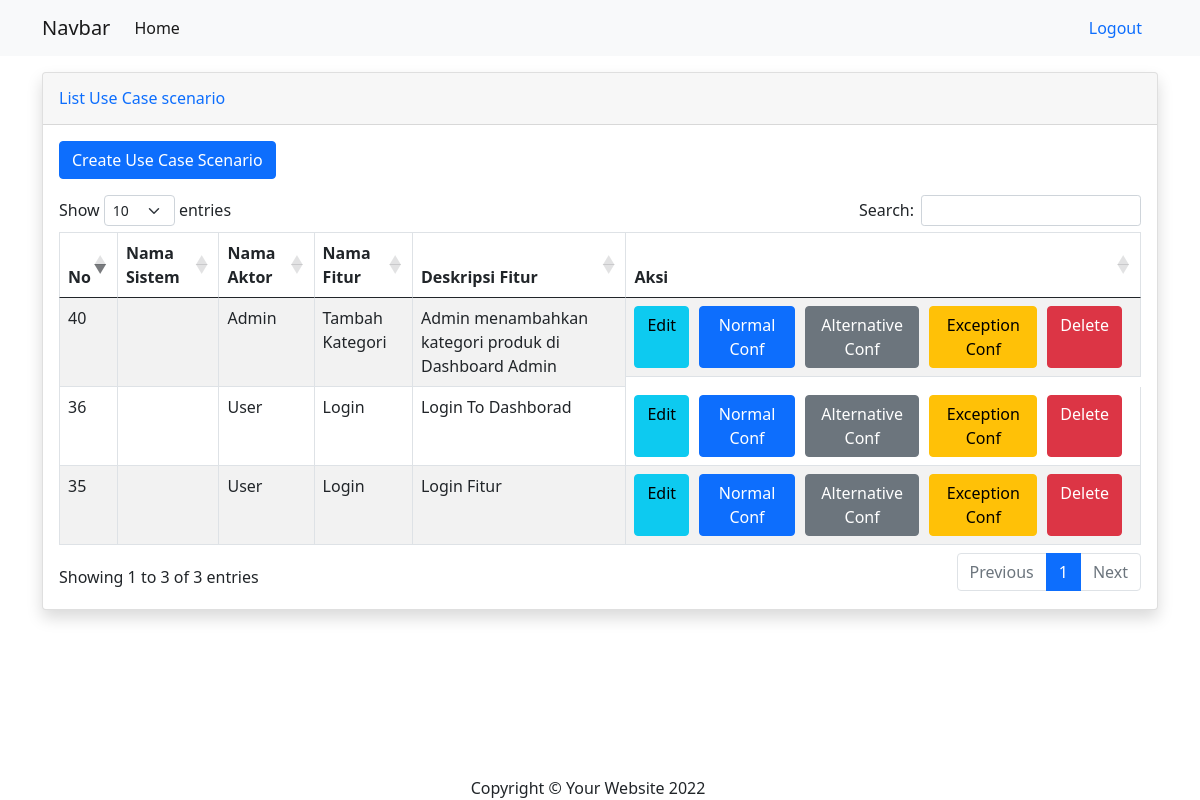
Before: /showUseCaseScenario/ (signed in) with the older database file.
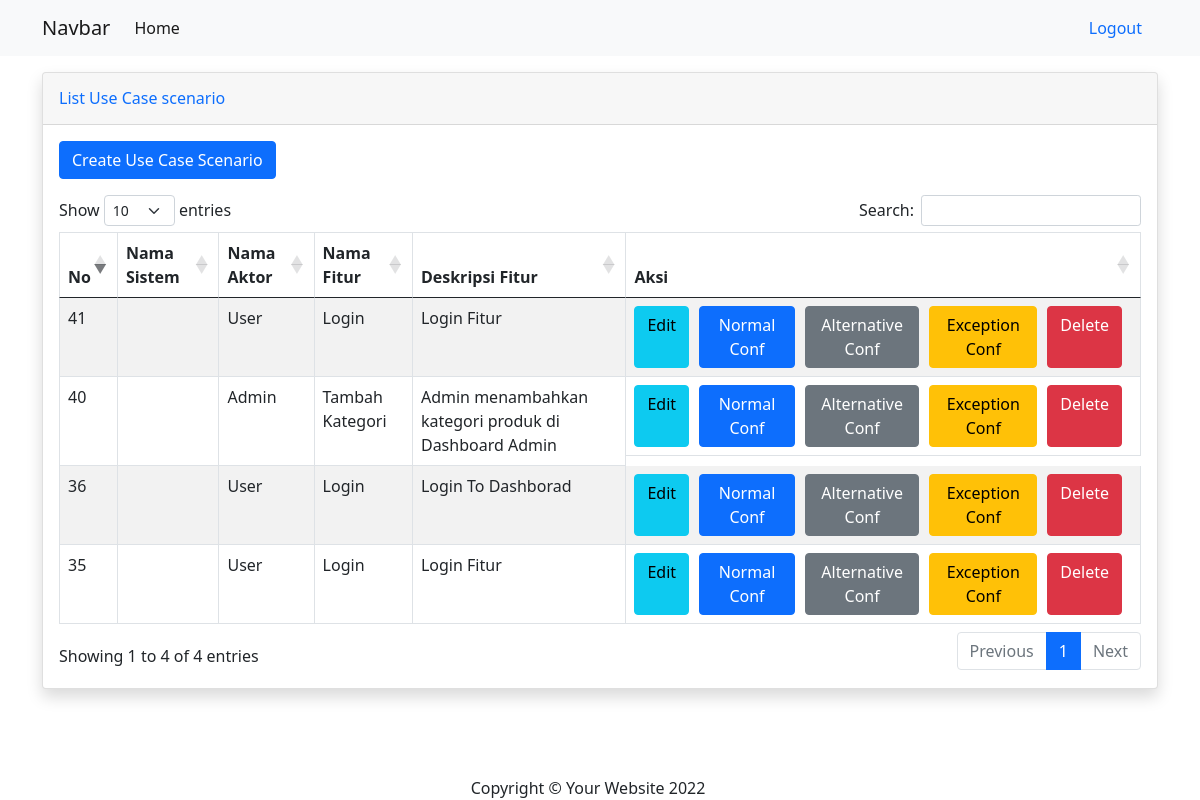
After: the same page with the newer database file.
### mainApp/models.py (models this page shows)
class UseCaseScenario(models.Model):
    actor = models.CharField(max_length=200,null=True)
    feature = models.CharField(max_length=200,null=True)
    feature_description = models.CharField(max_length=200,null=True)
    pre_condition = models.CharField(max_length=200,null=True)
    post_condition = models.CharField(max_length=200,null=True)
    normal_element = models.TextField(null=True)
    alternative_element = models.TextField(null=True)
    exception_element = models.TextField(null=True)
    normal_salt = models.TextField(null=True)
    alternative_salt = models.TextField(null=True)
    exception_salt = models.TextField(null=True)
    created_at = models.DateTimeField(auto_now_add=True, null=True)
    updated_at = models.DateTimeField(auto_now=True, null=True)

### mainApp/views.py (the view)
# urls.py: path('showUseCaseScenario/', views.showUseCaseScenario , name="showUseCaseScenario"),
@login_required(login_url='login')
def showUseCaseScenario(request):
    allUcs = UseCaseScenario.objects.order_by('-id').all()
    context={"allUcs":allUcs}
    return render(request,'mainApp/showUseCaseScenario.html',context)

### mainApp/templates/mainApp/showUseCaseScenario.html (shortened to what this page needs)
{% extends 'mainApp/main.html' %}
{% block content %}
<div class="row row-datatable">
    <div class="col">
        <div class="card shadow mb-4">
            <div class="card-header py-3 d-flex flex-row align-items-center justify-content-between">
                <h6 class="m-0 font-weight-bold text-primary">List Use Case scenario</h6>
            </div>
            <div class="card-body">
                <a href="/useCaseScenario/" role="button" class="btn btn-primary mb-3">Create Use Case Scenario</a>
                <table id="dataTable" class="table table-striped table-bordered" style="width:100%">
                    <thead>
                        <tr>
                            <th>No</th>
                            <th>Nama Sistem</th>
                            <th>Nama Aktor</th>
                            <th>Nama Fitur</th>
                            <th>Deskripsi Fitur</th>
                            <th>Aksi</th>
                        </tr>
                    </thead>
                    <tbody>
                        {% for ucs in allUcs %}
                        <tr>
                            <td>{{ ucs.id }}</td>
                            <td>{{ ucs.sistem }}</td>
                            <td>{{ ucs.actor }}</td>
                            <td>{{ ucs.feature }}</td>
                            <td>{{ ucs.feature_description }}</td>
                            <td class="d-flex justify-content-center">
                                <a href="/formEditUCS/{{ ucs.id }}/" role="button" class="btn btn-info" style="margin-right: 10px;">Edit</a>
                                <a href="/layoutElement/normal/{{ ucs.id }}" role="button" class="btn btn-primary" style="margin-right: 10px;">Normal Conf</a>
                                <a href="/layoutElement/alternative/{{ ucs.id }}" role="button" class="btn btn-secondary" style="margin-right: 10px;">Alternative Conf</a>
                                <a href="/layoutElement/exception/{{ ucs.id }}" role="button" class="btn btn-warning" style="margin-right: 10px;">Exception Conf</a>
                                <a href="#" role="button" class="btn btn-danger" style="margin-right: 10px;">Delete</a>
                            </td>
                        </tr>
                        {% endfor %}
                    </tbody>
                </table>
            </div>
        </div>
    </div>
</div>
{% endblock %}

### mainApp/templates/mainApp/main.html (shortened to what this page needs)
{% load static %}
<!DOCTYPE html>
<html lang="en">
<head>
    <link href="{% static '/vendor/fontawesome-free/css/all.min.css' %}" rel="stylesheet" type="text/css">
    <link rel="stylesheet" href="https://cdnjs.cloudflare.com/ajax/libs/twitter-bootstrap/5.1.3/css/bootstrap.min.css">
    <link rel="stylesheet" href="https://cdn.datatables.net/1.12.0/css/dataTables.bootstrap5.min.css">
    <link href="https://cdn.jsdelivr.net/npm/bootstrap@5.0.2/dist/css/bootstrap.min.css" rel="stylesheet"
>
    <link rel="stylesheet" href="https://cdnjs.cloudflare.com/ajax/libs/jquery-confirm/3.3.2/jquery-confirm.min.css">
</head>
<body id="page-top">
    <div id="wrapper">
        <div id="content-wrapper" class="d-flex flex-column">
            <div id="content">
                <nav class="navbar navbar-expand-lg navbar-light bg-light mb-3">
                    <div class="container">
                        <a class="navbar-brand" href="#">Navbar</a>
                        <div class="collapse navbar-collapse" id="navbarSupportedContent">
                            <ul class="navbar-nav me-auto mb-2 mb-lg-0">
                                <li class="nav-item">
                                    <a class="nav-link active" aria-current="page" href="/showUseCaseScenario/">Home</a>
                                </li>
                            </ul>
                            <form class="d-flex">
                                    <a class="nav-link" href="{% url 'logout' %}">
                                        Logout
                                    </a>
                            </form>
                        </div>
                    </div>
                </nav>
                <div class="container">
                    <div class="row">
                        <div class="col">
                            {% block content %}
                            {%endblock%}
                        </div>
                    </div>
                </div>
            </div>
            <footer class="row bg-white position-fixed bottom-0 w-100">
                <div class="col">
                    <div class="container my-auto">
                        <div class="copyright text-center my-auto">
                            <span>Copyright &copy; Your Website 2022</span>
                        </div>
                    </div>
                </div>
            </footer>
        </div>
    </div>
</body>
</html>

Changed rows visible on the page:
added UseCaseScenario: id "41", actor "User", feature "Login", feature_description "Login Fitur"
Other visible differences:
text written by a page script: "Show entries Search: Showing 1 to 3 of 3 entries Previous 1 Next" → "Show entries Search: Showing 1 to 4 of 4 entries Previous 1 Next"
